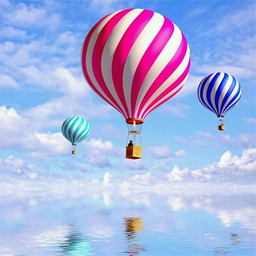
#> input picture csit5410_assign2/qiqiu.png, 256 x 256 px, shrunk from 512 x 512 before the run
$ python csit5410_assign2.py
#> lines starting #> are read from the running program, lines starting #| are printed output that depends on the picture
import cv2
import numpy as np
from copy import deepcopy


def myhoughcircle(input, radius, threshold):
    circles = []
    rows = input.shape[0]
    cols = input.shape[1]

    # initializing the angles to be computed
    sinang = dict()
    cosang = dict()

    # initializing the angles
    for angle in range(0, 360):
        sinang[angle] = np.sin(angle * np.pi/180)
        cosang[angle] = np.cos(angle * np.pi/180)

    # initializing an empty 2D array with zeros
    acc_cells = np.full((rows, cols), fill_value=0, dtype=np.uint64)

    # iterating through the original image
    for x in range(rows):
        for y in range(cols):
            if input[x][y] == 255: # edge
                # increment in the accumulator cells
                for angle in range(0, 360):
                    b = y - int(round(radius * sinang[angle], ndigits=0))
                    a = x - int(round(radius * cosang[angle], ndigits=0))
                    if a >= 0 and a < rows and b >= 0 and b < cols:
                        acc_cells[a][b] += 1

    print('for radius:', radius)
    acc_cells_max = np.amax(acc_cells)
    print('max_accumulator_value:', acc_cells_max)

    if acc_cells_max >= threshold:
        # print('Detecting the circles for radius:', radius)

        # initial threshold
        acc_cells[acc_cells < threshold] = 0

        # find the circles for this radius
        for i in range(rows):
            for j in range(cols):
                if i > 0 and j > 0 and i < rows-1 and j < cols-1 and acc_cells[i][j] >=threshold:
                    avg_sum = np.float32((acc_cells[i][j]
                                          +acc_cells[i-1][j]+acc_cells[i+1][j]
                                          +acc_cells[i][j-1]+acc_cells[i][j+1]
                                          +acc_cells[i-1][j-1]+acc_cells[i-1][j+1]
                                          +acc_cells[i+1][j-1]+acc_cells[i+1][j+1])/9)
                    if avg_sum > 8.6:
                        print('for radius:', radius, 'coordinate:', [j, i], 'average:', avg_sum)
                        circles.append((i, j, radius))
                        acc_cells[i:i+7, j:j+7] = 0
    return circles


def task1_main():
    img_path = 'qiqiu.png'
    # reading the input image and converting to gray scale
    input_image = cv2.imread(img_path, cv2.IMREAD_GRAYSCALE)
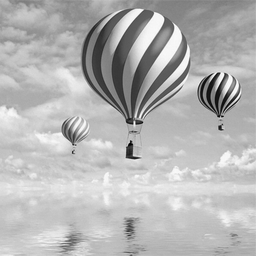
#> input_image: shape (256, 256); min 0, max 255, mean 179.9
    #cv2.imshow('input', input)

    # create copy of the original image
    input = deepcopy(input_image)

    # steps
    # 1. Denoise using Gaussian filter
    smoothed_img = cv2.GaussianBlur(input, (5, 5), 0)
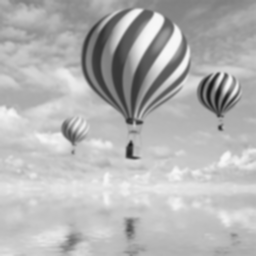
#> smoothed_img: shape (256, 256); min 23, max 247, mean 179.9
    #cv2.imshow('smoothed_img', smoothed_img)

    # 2. Detect Edges using Canny Edge Detector
    edged_img = cv2.Canny(smoothed_img, 0, 75)
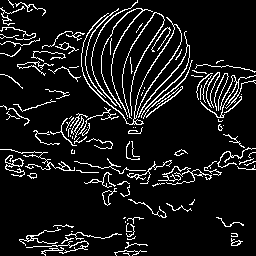
#> edged_img: shape (256, 256); 9.5% white in thin lines or dots
   # cv2.imshow('edged_img', edged_img)

    # 3. Detect circles
    radius = 114
    threshold = 76
    circles = myhoughcircle(edged_img,radius,threshold)
#> after the loop in myhoughcircle, `for x in range(rows):`:
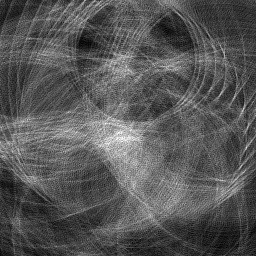
#> acc_cells: shape (256, 256) uint64; min 0, max 53, mean 18.1; drawn with min black and max white
#| max_accumulator_value: 53
#> circles = []
    print(circles)

    # 4. Print the output
    for vertex in circles:
        cv2.circle(input_image, (vertex[1], vertex[0]), vertex[2], (0, 255, 0), 1)
#> this loop made 0 passes

    # cv2.imshow('Circle Detected Image:', input_image)

    # 5. Print the output in the empty array
    output_image = np.zeros((input.shape[0], input.shape[1]), np.uint8)
    output_image = cv2.cvtColor(output_image, cv2.COLOR_GRAY2BGR)
#> output_image: shape (256, 256, 3); every value is 0
    for vertex in circles:
        cv2.circle(output_image, (vertex[1], vertex[0]), vertex[2], (255, 255, 255), 1)
    # cv2.imshow('output_image', output_image)
    cv2.imwrite('output_image.jpg', output_image)

    # cv2.waitKey(0)
    # cv2.destroyAllWindows()


def myfld(input_sample, class1_sample, class2_sample):
    # compute the mean_value for each class sample
    m1 = len(class1_sample)
    m2 = len(class2_sample)

    mean_c1 = np.sum(class1_sample, axis=0)/m1
    mean_c2 = np.sum(class2_sample, axis=0)/m2

    # compute the in-class variance
    s1 = 0
    s2 = 0
    for i in range(m1):
        s1 = s1 + np.transpose([class1_sample[i]-mean_c1]) * (class1_sample[i]-mean_c1)
    for j in range(m2):
        s2 = s2 + np.transpose([class2_sample[j]-mean_c2]) * (class2_sample[j]-mean_c2)
    sw = s1 + s2

    # compute the weight and normalize
    sw_I = np.linalg.inv(sw)
    w = np.dot(sw_I, np.transpose([mean_c1-mean_c2]))
    w1 = w[0] / np.sqrt(w[0] * w[0] + w[1] * w[1])
    w2 = w[1] / np.sqrt(w[0] * w[0] + w[1] * w[1])
    w = [float(w1), float(w2)]

    # compute the separation point
    sep_point = np.sum(w * (mean_c1+mean_c2) * 0.5)

    # compute the class
    output_class = (np.sum(np.array(input_sample) * np.array(w)) < sep_point) + 1
    return mean_c1, mean_c2, sw, w, output_class


def task2_main():
    input_sample = [2, 5]
    class1_sample = np.array([[1, 2], [2, 3], [3, 3], [4, 5], [5, 5]])
    class2_sample = np.array([[1, 0], [2, 1], [3, 1], [3, 2], [5, 3], [6, 5]])
    mean_c1, mean_c2, sw, w, output_class = myfld(input_sample, class1_sample, class2_sample)
    print('a):the predicted class number:', output_class)
    print('b):the within-class scatter matrix:', sw)
    print('c):the weight vector:', w)


if __name__ == '__main__':
    task1_main()
    task2_main()
